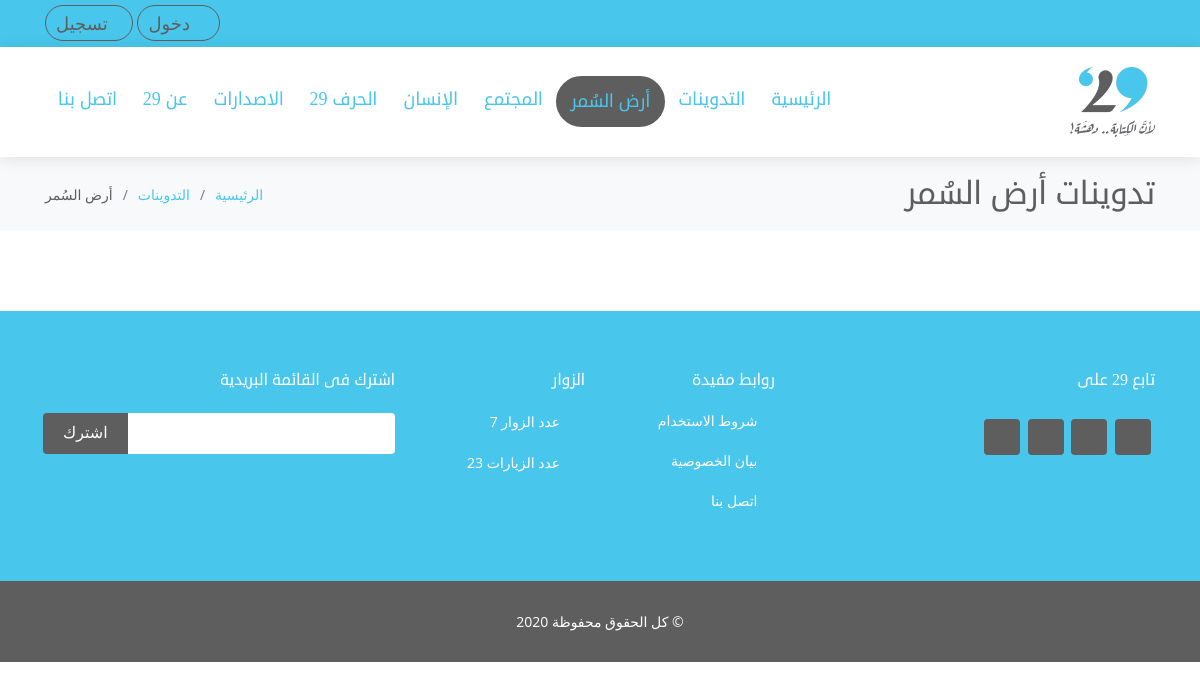
Screenshot of /blog/index/1 with the database file from the repository.
### tables this page shows
CREATE TABLE `b29_category` (
  `cat_id` int(3) NOT NULL,
  `cat_name` varchar(50) NOT NULL,
  `cat_class` varchar(20) NOT NULL,
  `create_at` datetime NOT NULL,
  `create_by` int(5) NOT NULL,
  `update_at` datetime DEFAULT NULL,
  `update_by` int(5) DEFAULT NULL
);

### controller/blog.php (called while the page is built, shortened)
<?php
	class blog extends controller
	{
		function __construct()
		{
			$this->view->CSS = array();
			$this->view->JS = array('public/JS/paging.js','views/blog/JS/blog.js');
			$this->view->curr_page = "blog";
		}
		function index($category=0)
		{
			$this->view->menu 			= $this->model->menu();
			$this->view->category 		= $this->model->category($category);
			if(!empty($this->view->category))
			{
				$this->view->curr_page = "blog_".$this->view->category['cat_id'];
			}
			$this->view->render(array('blog/index'),'home');
		}
	}
?>

### index.php (called while the page is built, shortened)
<?php
	$app = new bootstrap();
?>

### lib/session.php (called while the page is built, shortened)
<?php
	class session
	{
		public static function get($key)
		{
			if(isset($_SESSION[$key]))
			{
				return $_SESSION[$key];
			}else
			{
				return false;
			}
		}
	}
?>

### lib/database.php (called while the page is built, shortened)
<?php
	class database extends PDO
	{
		function __construct()
		{
			$this->get_config();
		}
		private function get_config()
		{
			$x = $this->select("SELECT * FROM ".DB_PREFEX."config",array());
		}
		public function select($sql,$data,$fetchMode = PDO::FETCH_ASSOC)
		{
			$sth = $this->prepare($sql);
			if(count($data)>0)
			{
				foreach($data as $key => $val)
				{
					$sth->bindValue("$key",$val);
				}
			}
			$sth->execute();
			return $sth->fetchAll($fetchMode);
		}
		public function get_menu()
		{
			$x = $this->select("SELECT ".DB_PREFEX."category.*, count(blog_id) as no
								FROM ".DB_PREFEX."category
								LEFT JOIN ".DB_PREFEX."blog_category ON category = cat_id
								WHERE 1=1
								GROUP BY cat_id",array());
			$menu = array();
			foreach($x as $val)
			{
				$menu[$val['cat_id']] = array('id'=>$val['cat_id']
											,'name'=>$val['cat_name']
											,'count'=>$val['no']
											);
			}
			return $menu;
		}
	}
?>

### models/blog_model.php (called while the page is built, shortened)
<?php
	class blog_model extends model
	{
		function __construct()
		{
			parent::__construct();
		}
		public function menu()
		{
			return $this->db->get_menu();
		}
		public function category($category)
		{
			$form	= new form();
			if(empty($category) || !$form->single_valid($category,'Integer'))
			{
				return array();
			}else
			{
				$x = $this->db->select("SELECT cat_id, cat_name, cat_class
										FROM ".DB_PREFEX."category
										WHERE cat_id = :ID
										",array(":ID"=>$category));
				return $x[0];
			}
		}
	}
?>

### lib/model.php (called while the page is built)
<?php
	class model
	{
		function __construct()
		{
			$this->db = new database();
		}
	}
?>

### lib/controller.php (called while the page is built, shortened)
<?php
	class controller
	{
		public function loadModel($name,$model_path)
		{
			$path = $model_path.$name.'_model.php';
			if(file_exists($path))
			{
				$this->model = new $model_name();
			}
		}
	}
?>

### views/menus/default.php (the view, shortened to what this page needs)
<section id="topbar" class="d-none d-lg-block">
	<div class="container d-flex">
		<div class="contact-info mr-auto">
		<?php
			if(session::get('user_type'))
			{
		?>
			<a href="<?php echo URL ?>login/logout"><i class="icofont-sign-out"></i> خروج </a>
		<?php
			}else{
		?>
			<a href="<?php echo URL ?>login"><i class="icofont-sign-in"></i> دخول</a>
			<a href="<?php echo URL ?>login/register"><i class="icofont-user"></i>تسجيل</a>
		<?php
			}
		?>
		</div>
	</div>
</section>
<header id="header" class="header-inner-pages sticky-top">
	<div class="container d-flex align-items-center">
		<a href="<?php echo URL ?>" class="logo"><img src="<?php echo URL ?>public/IMG/logo.png" alt="" class="img-fluid"></a>
		<nav class="nav-menu d-none mr-auto d-lg-block">
			<ul>
				<li class="<?php echo ($this->curr_page=="dashboard")?"nav_menu_active_page":"";?>"><a href="<?php echo URL ?>dashboard/">الرئيسية</a></li>
				<li class="<?php echo ($this->curr_page=="blog")?"nav_menu_active_page":"";?>"><a href="<?php echo URL ?>blog/index">التدوينات</a></li>
			<?php
				foreach($this->menu as $val)
				{
					$cls = ($this->curr_page=="blog_".$val['id'])?"nav_menu_active_page":"";
					echo "<li class='".$cls."'><a href='".URL."blog/index/".$val['id']."'>".$val['name']."</a></li>";
				}
			?>
				<li class="<?php echo ($this->curr_page=="about")?"nav_menu_active_page":"";?>"><a href="<?php echo URL ?>dashboard/about">عن 29 </a></li>
				<li class="<?php echo ($this->curr_page=="contact")?"nav_menu_active_page":"";?>"><a href="<?php echo URL ?>dashboard/contact">اتصل بنا</a></li>
			</ul>
		</nav>
	</div>
</header>

### lib/view.php (shortened to what this page needs)
<?php
	class view
	{
		public function render($files,$class="")
		{
			$this->get_header($class);
			foreach($files as $k => $name)
			{
				$file_name = "views/".$name.".php";
				if(file_exists($file_name))
				{
					require($file_name);
				}else
				{
					$this->file_name = $name;
					require("views/error/err404.php");
				}
			}
		}
		public function get_header($class)
		{
			require("views/header/header.php");
			$this->get_menus($class);
		}
		private function get_menus($class)
		{
			require("views/menus/default.php");
		}
		public function get_footer($class)
		{
			require("views/footer/footer.php");
		}
	}
?>

### views/blog/index.php (shortened to what this page needs)
<main id="main">
	<section id="breadcrumbs" class="breadcrumbs">
		<div class="container">
			<div class="d-flex justify-content-between align-items-center">
				<h2><?php echo (!empty($this->category))?"تدوينات ".$this->category['cat_name']:"كل التدوينات";?></h2>
				<ol>
					<li><a href="<?php echo URL;?>">الرئيسية</a></li>
				<?php
					if(!empty($this->category))
					{
						echo '<li><a href="'.URL.'blog/">التدوينات</a></li>';
						echo '<li>'.$this->category['cat_name'].'</li>';
					}else
					{
						echo "<li>التدوينات</li>";
					}
				?>
				</ol>
			</div>
		</div>
	</section>
	<section id="blog_data" class="blog">
	</section>
</main>

### public/CSS/style.css (style rules this page uses)
.nav_menu_active_page { background: #5e5e5e !important; border: 2px solid !important; border-radius: 40px !important; }
body { font-family: "Open Sans", sans-serif; color: #5e5e5e; direction: rtl !important; text-align: right; }
a { color: #48c6ec; }
h1, h2, h3, h4, h5, h6 { font-family: 'droid-sans'; }
#topbar { background: #48c6ec; padding: 10px 0; font-size: 18px; color: #5e5e5e; }
#topbar .contact-info a { line-height: 1; color: #5e5e5e; transition: 0.3s; border: 1px solid #5e5e5e; padding: 5px 10px 5px 10px; border-radius: 50px; }
#header { background: white; transition: all 0.5s; z-index: 997; padding: 20px 0; }
#header.header-inner-pages { box-shadow: 0px 2px 15px rgba(0, 0, 0, 0.1); }
#header .logo { font-size: 28px; margin: 0; padding: 0; line-height: 1; font-weight: 700; text-transform: uppercase; }
#header .logo img { max-height: 70px; }
.nav-menu ul { margin: 0; padding: 0; list-style: none; }
.nav-menu > ul { display: flex; }
.nav-menu > ul > li { position: relative; white-space: nowrap; transition: 0.3s; padding: 10px 13px 10px 13px; }
.nav-menu a { display: block; position: relative; color: #48c6ec; transition: 0.3s; font-size: 18px; font-weight: 500; font-family: 'droid-sans'; }
.mobile-nav { position: fixed; top: 55px; right: 15px; bottom: 15px; left: 15px; z-index: 9999; overflow-y: auto; background: #fff; transition: ease-in-out 0.2s; opacity: 0; visibility: hidden; border-radius: 10px; padding: 10px 0; height: auto; }
.mobile-nav * { margin: 0; padding: 0; list-style: none; }
.mobile-nav a { display: block; position: relative; color: #48c6ec; padding: 10px 20px; font-weight: 500; outline: none; }
section { padding: 60px 0; }
.breadcrumbs { padding: 18px 0; background: #f8f9fa; min-height: 40px; margin-top: 0px; }
.breadcrumbs h2 { font-size: 32px; font-weight: 300; margin: 0; }
.breadcrumbs ol { display: flex; flex-wrap: wrap; list-style: none; padding: 0; margin: 0; font-size: 14px; }
.breadcrumbs ol li + li { padding-right: 10px; }
.breadcrumbs ol li + li::before { display: inline-block; padding-left: 10px; color: #6b7b8d; content: "/"; }
.blog { padding: 40px 0 40px 0; }

### rows the page displays
b29_category: cat_name "أرض السُمر"
b29_category: cat_name "المجتمع"
b29_category: cat_name "الإنسان"
b29_category: cat_name "الحرف 29"
b29_category: cat_name "الاصدارات"

### other values shown
session::get('NEW_VISIT') "7"
session::get('VISIT') "23"
